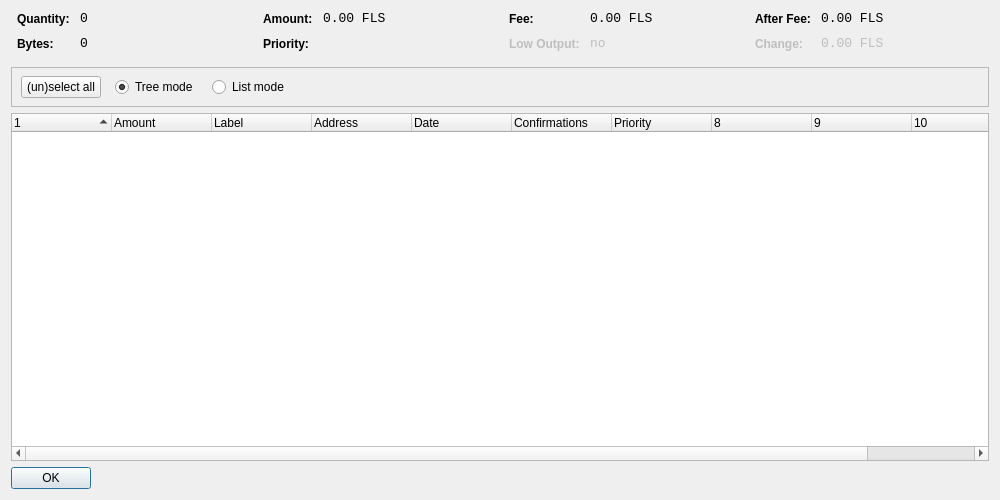
<?xml version="1.0" encoding="UTF-8"?>
<ui version="4.0">
 <class>CoinControlDialog</class>
 <widget class="QDialog" name="CoinControlDialog">
  <property name="geometry">
   <rect>
    <x>0</x>
    <y>0</y>
    <width>1000</width>
    <height>500</height>
   </rect>
  </property>
  <property name="windowTitle">
   <string>Coin Control</string>
  </property>
  <property name="styleSheet">
   <string notr="true">background-image: url(:/images/gr);</string>
  </property>
  <layout class="QVBoxLayout" name="verticalLayout">
   <item>
    <layout class="QHBoxLayout" name="horizontalLayoutTop" stretch="0,0,0,0">
     <property name="topMargin">
      <number>0</number>
     </property>
     <property name="bottomMargin">
      <number>10</number>
     </property>
     <item>
      <layout class="QFormLayout" name="formLayoutCoinControl1">
       <property name="horizontalSpacing">
        <number>10</number>
       </property>
       <property name="verticalSpacing">
        <number>10</number>
       </property>
       <property name="leftMargin">
        <number>6</number>
       </property>
       <property name="rightMargin">
        <number>6</number>
       </property>
       <item row="0" column="0">
        <widget class="QLabel" name="labelCoinControlQuantityText">
         <property name="styleSheet">
          <string notr="true">font-weight:bold;</string>
         </property>
         <property name="text">
          <string>Quantity:</string>
         </property>
        </widget>
       </item>
       <item row="0" column="1">
        <widget class="QLabel" name="labelCoinControlQuantity">
         <property name="font">
          <font>
           <family>Monospace</family>
           <pointsize>10</pointsize>
          </font>
         </property>
         <property name="cursor">
          <cursorShape>IBeamCursor</cursorShape>
         </property>
         <property name="contextMenuPolicy">
          <enum>Qt::ActionsContextMenu</enum>
         </property>
         <property name="text">
          <string notr="true">0</string>
         </property>
         <property name="textInteractionFlags">
          <set>Qt::LinksAccessibleByMouse|Qt::TextSelectableByKeyboard|Qt::TextSelectableByMouse</set>
         </property>
        </widget>
       </item>
       <item row="1" column="0">
        <widget class="QLabel" name="labelCoinControlBytesText">
         <property name="styleSheet">
          <string notr="true">font-weight:bold;</string>
         </property>
         <property name="text">
          <string>Bytes:</string>
         </property>
        </widget>
       </item>
       <item row="1" column="1">
        <widget class="QLabel" name="labelCoinControlBytes">
         <property name="font">
          <font>
           <family>Monospace</family>
           <pointsize>10</pointsize>
          </font>
         </property>
         <property name="cursor">
          <cursorShape>IBeamCursor</cursorShape>
         </property>
         <property name="contextMenuPolicy">
          <enum>Qt::ActionsContextMenu</enum>
         </property>
         <property name="text">
          <string notr="true">0</string>
         </property>
         <property name="textInteractionFlags">
          <set>Qt::LinksAccessibleByMouse|Qt::TextSelectableByKeyboard|Qt::TextSelectableByMouse</set>
         </property>
        </widget>
       </item>
      </layout>
     </item>
     <item>
      <layout class="QFormLayout" name="formLayoutCoinControl2">
       <property name="horizontalSpacing">
        <number>10</number>
       </property>
       <property name="verticalSpacing">
        <number>10</number>
       </property>
       <property name="leftMargin">
        <number>6</number>
       </property>
       <property name="rightMargin">
        <number>6</number>
       </property>
       <item row="0" column="0">
        <widget class="QLabel" name="labelCoinControlAmountText">
         <property name="styleSheet">
          <string notr="true">font-weight:bold;</string>
         </property>
         <property name="text">
          <string>Amount:</string>
         </property>
        </widget>
       </item>
       <item row="0" column="1">
        <widget class="QLabel" name="labelCoinControlAmount">
         <property name="font">
          <font>
           <family>Monospace</family>
           <pointsize>10</pointsize>
          </font>
         </property>
         <property name="cursor">
          <cursorShape>IBeamCursor</cursorShape>
         </property>
         <property name="contextMenuPolicy">
          <enum>Qt::ActionsContextMenu</enum>
         </property>
         <property name="text">
          <string notr="true">0.00 FLS</string>
         </property>
         <property name="textInteractionFlags">
          <set>Qt::LinksAccessibleByMouse|Qt::TextSelectableByKeyboard|Qt::TextSelectableByMouse</set>
         </property>
        </widget>
       </item>
       <item row="1" column="0">
        <widget class="QLabel" name="labelCoinControlPriorityText">
         <property name="styleSheet">
          <string notr="true">font-weight:bold;</string>
         </property>
         <property name="text">
          <string>Priority:</string>
         </property>
        </widget>
       </item>
       <item row="1" column="1">
        <widget class="QLabel" name="labelCoinControlPriority">
         <property name="font">
          <font>
           <family>Monospace</family>
           <pointsize>10</pointsize>
          </font>
         </property>
         <property name="cursor">
          <cursorShape>IBeamCursor</cursorShape>
         </property>
         <property name="contextMenuPolicy">
          <enum>Qt::ActionsContextMenu</enum>
         </property>
         <property name="text">
          <string/>
         </property>
         <property name="textInteractionFlags">
          <set>Qt::LinksAccessibleByMouse|Qt::TextSelectableByKeyboard|Qt::TextSelectableByMouse</set>
         </property>
        </widget>
       </item>
      </layout>
     </item>
     <item>
      <layout class="QFormLayout" name="formLayoutCoinControl3">
       <property name="horizontalSpacing">
        <number>10</number>
       </property>
       <property name="verticalSpacing">
        <number>10</number>
       </property>
       <property name="leftMargin">
        <number>6</number>
       </property>
       <property name="rightMargin">
        <number>6</number>
       </property>
       <item row="0" column="0">
        <widget class="QLabel" name="labelCoinControlFeeText">
         <property name="styleSheet">
          <string notr="true">font-weight:bold;</string>
         </property>
         <property name="text">
          <string>Fee:</string>
         </property>
        </widget>
       </item>
       <item row="0" column="1">
        <widget class="QLabel" name="labelCoinControlFee">
         <property name="font">
          <font>
           <family>Monospace</family>
           <pointsize>10</pointsize>
          </font>
         </property>
         <property name="cursor">
          <cursorShape>IBeamCursor</cursorShape>
         </property>
         <property name="contextMenuPolicy">
          <enum>Qt::ActionsContextMenu</enum>
         </property>
         <property name="text">
          <string notr="true">0.00 FLS</string>
         </property>
         <property name="textInteractionFlags">
          <set>Qt::LinksAccessibleByMouse|Qt::TextSelectableByKeyboard|Qt::TextSelectableByMouse</set>
         </property>
        </widget>
       </item>
       <item row="1" column="0">
        <widget class="QLabel" name="labelCoinControlLowOutputText">
         <property name="enabled">
          <bool>false</bool>
         </property>
         <property name="styleSheet">
          <string notr="true">font-weight:bold;</string>
         </property>
         <property name="text">
          <string>Low Output:</string>
         </property>
        </widget>
       </item>
       <item row="1" column="1">
        <widget class="QLabel" name="labelCoinControlLowOutput">
         <property name="enabled">
          <bool>false</bool>
         </property>
         <property name="font">
          <font>
           <family>Monospace</family>
           <pointsize>10</pointsize>
          </font>
         </property>
         <property name="cursor">
          <cursorShape>IBeamCursor</cursorShape>
         </property>
         <property name="contextMenuPolicy">
          <enum>Qt::ActionsContextMenu</enum>
         </property>
         <property name="text">
          <string notr="true">no</string>
         </property>
         <property name="textInteractionFlags">
          <set>Qt::LinksAccessibleByMouse|Qt::TextSelectableByKeyboard|Qt::TextSelectableByMouse</set>
         </property>
        </widget>
       </item>
      </layout>
     </item>
     <item>
      <layout class="QFormLayout" name="formLayoutCoinControl4">
       <property name="horizontalSpacing">
        <number>10</number>
       </property>
       <property name="verticalSpacing">
        <number>10</number>
       </property>
       <property name="leftMargin">
        <number>6</number>
       </property>
       <property name="rightMargin">
        <number>6</number>
       </property>
       <item row="0" column="0">
        <widget class="QLabel" name="labelCoinControlAfterFeeText">
         <property name="styleSheet">
          <string notr="true">font-weight:bold;</string>
         </property>
         <property name="text">
          <string>After Fee:</string>
         </property>
        </widget>
       </item>
       <item row="0" column="1">
        <widget class="QLabel" name="labelCoinControlAfterFee">
         <property name="font">
          <font>
           <family>Monospace</family>
           <pointsize>10</pointsize>
          </font>
         </property>
         <property name="cursor">
          <cursorShape>IBeamCursor</cursorShape>
         </property>
         <property name="contextMenuPolicy">
          <enum>Qt::ActionsContextMenu</enum>
         </property>
         <property name="text">
          <string notr="true">0.00 FLS</string>
         </property>
         <property name="textInteractionFlags">
          <set>Qt::LinksAccessibleByMouse|Qt::TextSelectableByKeyboard|Qt::TextSelectableByMouse</set>
         </property>
        </widget>
       </item>
       <item row="1" column="0">
        <widget class="QLabel" name="labelCoinControlChangeText">
         <property name="enabled">
          <bool>false</bool>
         </property>
         <property name="styleSheet">
          <string notr="true">font-weight:bold;</string>
         </property>
         <property name="text">
          <string>Change:</string>
         </property>
        </widget>
       </item>
       <item row="1" column="1">
        <widget class="QLabel" name="labelCoinControlChange">
         <property name="enabled">
          <bool>false</bool>
         </property>
         <property name="font">
          <font>
           <family>Monospace</family>
           <pointsize>10</pointsize>
          </font>
         </property>
         <property name="cursor">
          <cursorShape>IBeamCursor</cursorShape>
         </property>
         <property name="contextMenuPolicy">
          <enum>Qt::ActionsContextMenu</enum>
         </property>
         <property name="text">
          <string notr="true">0.00 FLS</string>
         </property>
         <property name="textInteractionFlags">
          <set>Qt::LinksAccessibleByMouse|Qt::TextSelectableByKeyboard|Qt::TextSelectableByMouse</set>
         </property>
        </widget>
       </item>
      </layout>
     </item>
    </layout>
   </item>
   <item>
    <widget class="QFrame" name="frame">
     <property name="minimumSize">
      <size>
       <width>0</width>
       <height>40</height>
      </size>
     </property>
     <property name="frameShape">
      <enum>QFrame::StyledPanel</enum>
     </property>
     <property name="frameShadow">
      <enum>QFrame::Sunken</enum>
     </property>
     <widget class="QWidget" name="horizontalLayoutWidget">
      <property name="geometry">
       <rect>
        <x>10</x>
        <y>0</y>
        <width>781</width>
        <height>41</height>
       </rect>
      </property>
      <layout class="QHBoxLayout" name="horizontalLayoutPanel" stretch="0,0,0,0">
       <property name="spacing">
        <number>14</number>
       </property>
       <item>
        <widget class="QPushButton" name="pushButtonSelectAll">
         <property name="sizePolicy">
          <sizepolicy hsizetype="Maximum" vsizetype="Fixed">
           <horstretch>0</horstretch>
           <verstretch>0</verstretch>
          </sizepolicy>
         </property>
         <property name="text">
          <string>(un)select all</string>
         </property>
        </widget>
       </item>
       <item>
        <widget class="QRadioButton" name="radioTreeMode">
         <property name="sizePolicy">
          <sizepolicy hsizetype="Maximum" vsizetype="Fixed">
           <horstretch>0</horstretch>
           <verstretch>0</verstretch>
          </sizepolicy>
         </property>
         <property name="text">
          <string>Tree mode</string>
         </property>
         <property name="checked">
          <bool>true</bool>
         </property>
        </widget>
       </item>
       <item>
        <widget class="QRadioButton" name="radioListMode">
         <property name="sizePolicy">
          <sizepolicy hsizetype="Maximum" vsizetype="Fixed">
           <horstretch>0</horstretch>
           <verstretch>0</verstretch>
          </sizepolicy>
         </property>
         <property name="text">
          <string>List mode</string>
         </property>
        </widget>
       </item>
       <item>
        <spacer name="horizontalSpacer">
         <property name="orientation">
          <enum>Qt::Horizontal</enum>
         </property>
         <property name="sizeHint" stdset="0">
          <size>
           <width>40</width>
           <height>20</height>
          </size>
         </property>
        </spacer>
       </item>
      </layout>
     </widget>
    </widget>
   </item>
   <item>
    <widget class="CoinControlTreeWidget" name="treeWidget">
     <property name="contextMenuPolicy">
      <enum>Qt::CustomContextMenu</enum>
     </property>
     <property name="sortingEnabled">
      <bool>false</bool>
     </property>
     <property name="columnCount">
      <number>11</number>
     </property>
     <attribute name="headerShowSortIndicator" stdset="0">
      <bool>true</bool>
     </attribute>
     <attribute name="headerStretchLastSection">
      <bool>false</bool>
     </attribute>
     <column>
      <property name="text">
       <string/>
      </property>
     </column>
     <column>
      <property name="text">
       <string>Amount</string>
      </property>
     </column>
     <column>
      <property name="text">
       <string>Label</string>
      </property>
     </column>
     <column>
      <property name="text">
       <string>Address</string>
      </property>
     </column>
     <column>
      <property name="text">
       <string>Date</string>
      </property>
     </column>
     <column>
      <property name="text">
       <string>Confirmations</string>
      </property>
      <property name="toolTip">
       <string>Confirmed</string>
      </property>
     </column>
     <column>
      <property name="text">
       <string>Priority</string>
      </property>
     </column>
     <column>
      <property name="text">
       <string/>
      </property>
     </column>
     <column>
      <property name="text">
       <string/>
      </property>
     </column>
     <column>
      <property name="text">
       <string/>
      </property>
     </column>
     <column>
      <property name="text">
       <string/>
      </property>
     </column>
    </widget>
   </item>
   <item>
    <widget class="QDialogButtonBox" name="buttonBox">
     <property name="sizePolicy">
      <sizepolicy hsizetype="Maximum" vsizetype="Fixed">
       <horstretch>0</horstretch>
       <verstretch>0</verstretch>
      </sizepolicy>
     </property>
     <property name="orientation">
      <enum>Qt::Horizontal</enum>
     </property>
     <property name="standardButtons">
      <set>QDialogButtonBox::Ok</set>
     </property>
    </widget>
   </item>
  </layout>
 </widget>
 <customwidgets>
  <customwidget>
   <class>CoinControlTreeWidget</class>
   <extends>QTreeWidget</extends>
   <header>coincontroltreewidget.h</header>
  </customwidget>
 </customwidgets>
 <resources/>
 <connections/>
</ui>
